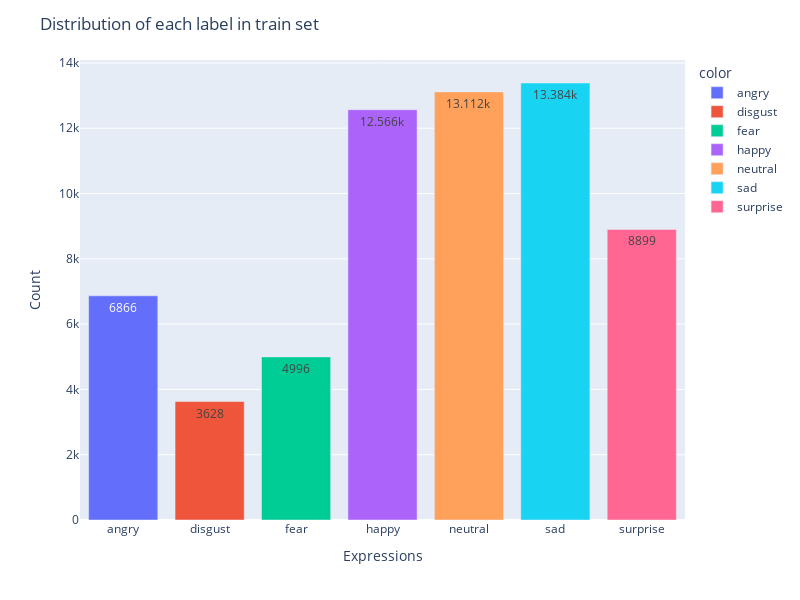

Here is the notebook cell this chart was saved with:
### Code cell
labels = ["angry", "disgust", "fear", "happy", "neutral", "sad", "surprise"]
fig = px.bar(x=labels, y=class_count_in_train_set, color=labels)

fig.update_layout(
    title="Distribution of each label in train set",
    xaxis_title="Expressions",
    yaxis_title="Count",
    height=600,
    width=800,
)

fig.update_traces(texttemplate="%{y}", textposition="inside")

fig.show()

### Figure 1 — Plotly figure (JSON) as saved in the notebook; plotly's stock layout.template omitted (floating-point values rounded to 4 significant figures)
{"data": [{"alignmentgroup": "True", "hovertemplate": "color=angry<br>x=%{x}<br>y=%{y}<extra></extra>", "legendgroup": "angry", "marker": {"color": "#636efa", "pattern": {"shape": ""}}, "name": "angry", "offsetgroup": "angry", "orientation": "v", "showlegend": true, "textposition": "inside", "texttemplate": "%{y}", "type": "bar", "x": ["angry"], "xaxis": "x", "y": [6866], "yaxis": "y"}, {"alignmentgroup": "True", "hovertemplate": "color=disgust<br>x=%{x}<br>y=%{y}<extra></extra>", "legendgroup": "disgust", "marker": {"color": "#EF553B", "pattern": {"shape": ""}}, "name": "disgust", "offsetgroup": "disgust", "orientation": "v", "showlegend": true, "textposition": "inside", "texttemplate": "%{y}", "type": "bar", "x": ["disgust"], "xaxis": "x", "y": [3628], "yaxis": "y"}, {"alignmentgroup": "True", "hovertemplate": "color=fear<br>x=%{x}<br>y=%{y}<extra></extra>", "legendgroup": "fear", "marker": {"color": "#00cc96", "pattern": {"shape": ""}}, "name": "fear", "offsetgroup": "fear", "orientation": "v", "showlegend": true, "textposition": "inside", "texttemplate": "%{y}", "type": "bar", "x": ["fear"], "xaxis": "x", "y": [4996], "yaxis": "y"}, {"alignmentgroup": "True", "hovertemplate": "color=happy<br>x=%{x}<br>y=%{y}<extra></extra>", "legendgroup": "happy", "marker": {"color": "#ab63fa", "pattern": {"shape": ""}}, "name": "happy", "offsetgroup": "happy", "orientation": "v", "showlegend": true, "textposition": "inside", "texttemplate": "%{y}", "type": "bar", "x": ["happy"], "xaxis": "x", "y": [12566], "yaxis": "y"}, {"alignmentgroup": "True", "hovertemplate": "color=neutral<br>x=%{x}<br>y=%{y}<extra></extra>", "legendgroup": "neutral", "marker": {"color": "#FFA15A", "pattern": {"shape": ""}}, "name": "neutral", "offsetgroup": "neutral", "orientation": "v", "showlegend": true, "textposition": "inside", "texttemplate": "%{y}", "type": "bar", "x": ["neutral"], "xaxis": "x", "y": [13112], "yaxis": "y"}, {"alignmentgroup": "True", "hovertemplate": "color=sad<br>x=%{x}<br>y=%{y}<extra></extra>", "legendgroup": "sad", "marker": {"color": "#19d3f3", "pattern": {"shape": ""}}, "name": "sad", "offsetgroup": "sad", "orientation": "v", "showlegend": true, "textposition": "inside", "texttemplate": "%{y}", "type": "bar", "x": ["sad"], "xaxis": "x", "y": [13384], "yaxis": "y"}, {"alignmentgroup": "True", "hovertemplate": "color=surprise<br>x=%{x}<br>y=%{y}<extra></extra>", "legendgroup": "surprise", "marker": {"color": "#FF6692", "pattern": {"shape": ""}}, "name": "surprise", "offsetgroup": "surprise", "orientation": "v", "showlegend": true, "textposition": "inside", "texttemplate": "%{y}", "type": "bar", "x": ["surprise"], "xaxis": "x", "y": [8899], "yaxis": "y"}], "layout": {"barmode": "relative", "height": 600, "legend": {"title": {"text": "color"}, "tracegroupgap": 0}, "margin": {"t": 60}, "title": {"text": "Distribution of each label in train set"}, "width": 800, "xaxis": {"anchor": "y", "domain": [0, 1], "title": {"text": "Expressions"}}, "yaxis": {"anchor": "x", "domain": [0, 1], "title": {"text": "Count"}}}}
